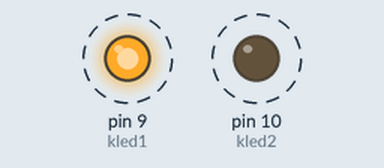
Simulated run of this sketch. Board: Arduino Uno, built with avr-gcc and run on an emulated ATmega328P. Parts: output pins drawn as LEDs (lit = HIGH). Dashed ring = blinking.

Above: at 0.5 s.
Timing chart, 0 to 4.6 s (numbered marks = the images above):
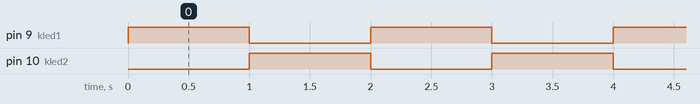

The sketch:

DUAL_BLINK.ino
```cpp
const int kled1 = 9;
const int kled2 = 10;
bool state = true;

void setup() {
  pinMode(kled1, OUTPUT);
  pinMode(kled2, OUTPUT);
}

void loop() {
  digitalWrite(kled1, state);
  digitalWrite(kled2, !state);
  delay(1000);
  state = !state;
}
```

Measured:
- by itself, pin 9 (kled1), pin 10 (kled2): alternates HIGH for 1.0 s and LOW for 1.0 s
